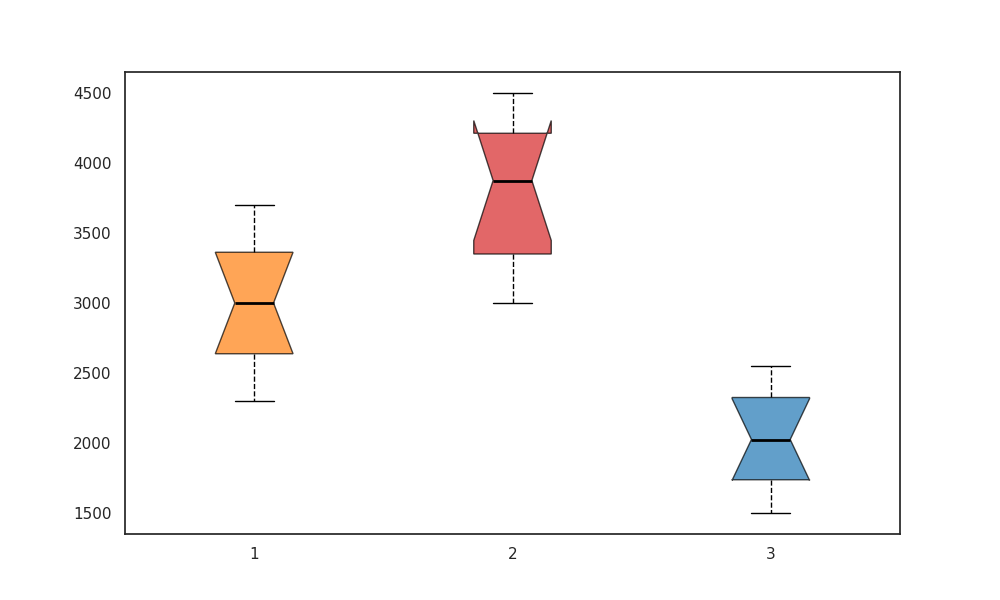

The Python source for this figure:
import matplotlib.pyplot as plt

atlantic_depths = [2300, 2450, 2600, 2750, 2900, 3100, 3250, 3400, 3500, 3700]
pacific_depths = [3000, 3150, 3300, 3500, 3750, 4000, 4100, 4250, 4400, 4500]
indian_depths = [1500, 1600, 1700, 1850, 1950, 2100, 2250, 2350, 2450, 2550]

data = [atlantic_depths, pacific_depths, indian_depths]

fig, ax = plt.subplots(figsize=(10, 6))

boxplot = ax.boxplot(data, vert=True, patch_artist=True, notch=True)

colors = ['#ff7f0e', '#d62728', '#1f77b4']
for patch, color in zip(boxplot['boxes'], colors):
    patch.set_facecolor(color)
    patch.set_alpha(0.7)

plt.setp(boxplot['whiskers'], color='black', linestyle='--')
plt.setp(boxplot['caps'], color='black')
plt.setp(boxplot['medians'], color='black', linewidth=2)

plt.show()
